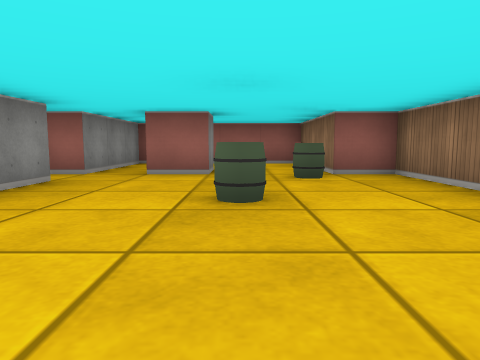
view 1 (above)

12 first-person views from a walk through a cub3D level. The camera is about half as high as the walls, tilts 6° down and sees 70° across. The floor is counted in squares. Each view is taken from the middle of a square. On the plan, view 1 faces up. The plan holds only what a view shows up to about 9 squares ahead; the rest is blank.

view 2
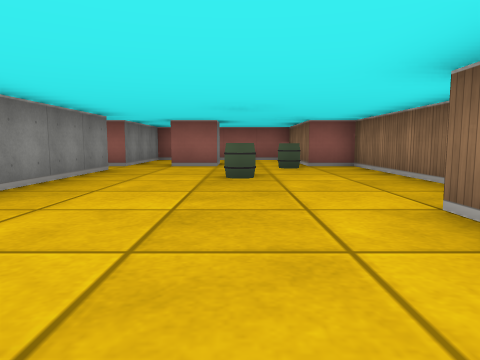

view 3
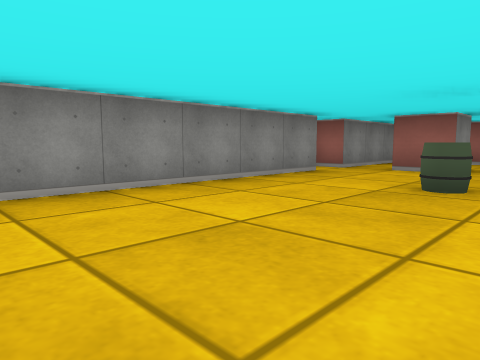

view 4
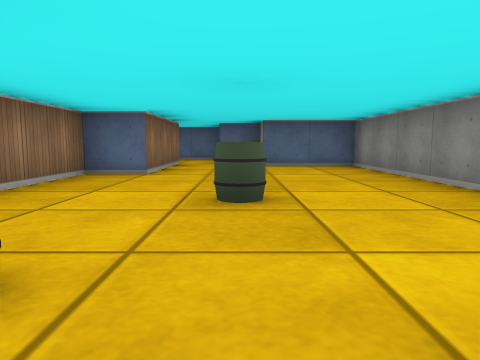

view 5
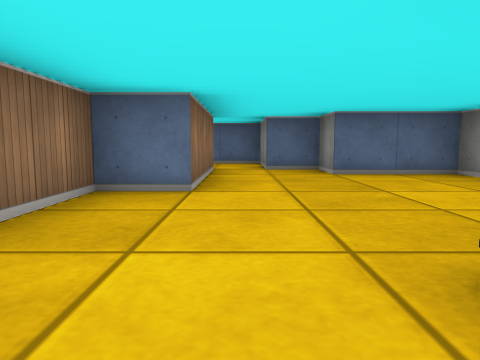

view 6
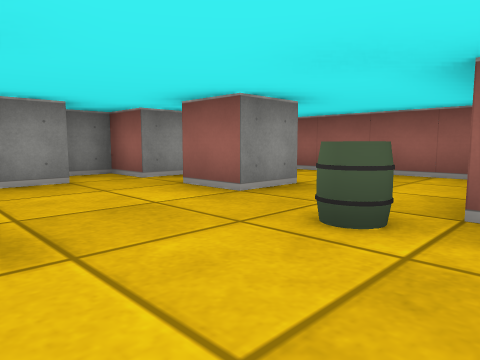

view 7
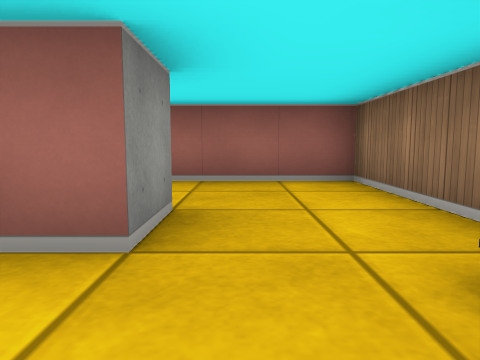

view 8
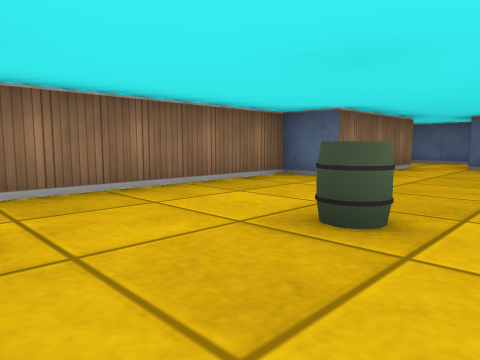

view 9
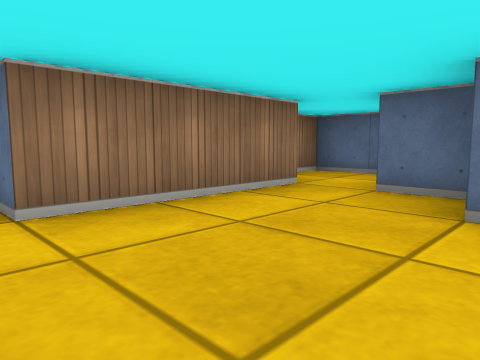

view 10
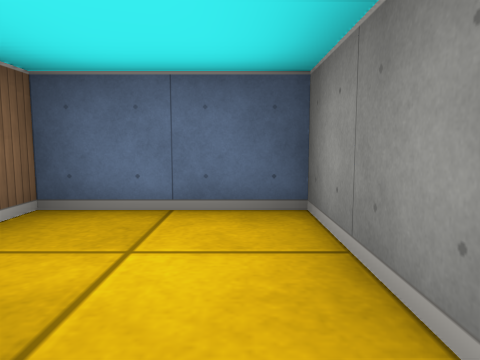

view 11
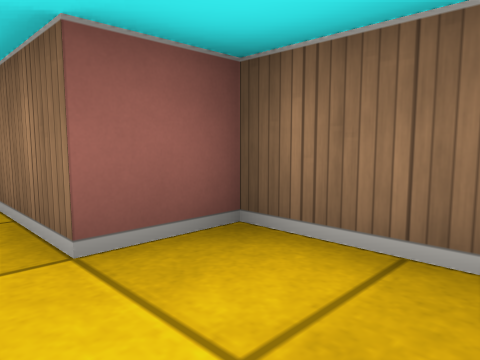

view 12
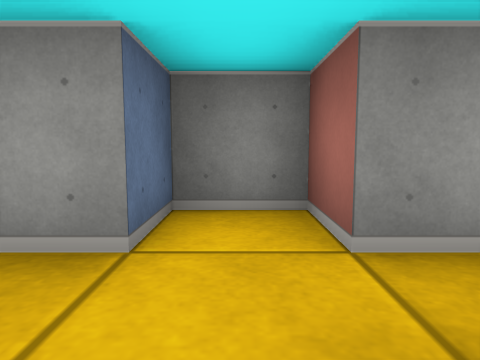

### Floor plan
Points are (right, up) in squares from view 1. A wall is a line through its corners. A room is listed if a view was taken in it or the views show most of it. See-through windows are left out.
Room 1 (views 1, 2, 3, 4, 5, 6, 7, 8, 9, 10, 12)
walls: (-0.5, 6.6) (-0.5, 5.5) (-1.5, 5.5); (1.5, -2.5) (1.5, 0.5) (2.5, 0.5) (2.5, 5.5) (1.5, 5.5) (1.5, 8.5) (-2.5, 8.5) (-2.5, 5.5) (-3.5, 5.5) (-3.5, 4.5) (-2.5, 4.5) (-2.5, -1.5) (-0.5, -1.5) (-0.5, -2.5) (0.5, -2.5)
ways out: opening at (1, -3) to room 2
objects: barrel (0, 3); barrel (1, 5)
Room 2 (view 11)
walls: (0.5, -2.5) (0.5, -4.5) (2.5, -4.5) (2.5, -2.5) (1.5, -2.5)
ways out: opening at (1, -3) to room 1

Positions as (right, up) in squares from view 1, and headings:
1: (0, 0), facing up
2: (0, -2), facing up
3: (1, -1), facing up-left
4: (0, 6), facing down
5: (1, 4), facing down
6: (2, 3), facing up-left
7: (0, 4), facing up
8: (-1, 5), facing down-right
9: (-1, 1), facing down-right
10: (1, -2), facing down
11: (1, -4), facing up-right
12: (-1, 5), facing left
